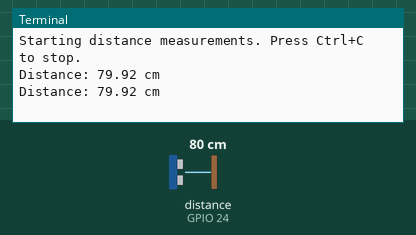
This program was run on a simulated Raspberry Pi (BCM pin numbers). Shown: the last lines printed to the terminal. Inputs (shaded band) come from the test bench; at power-on: distance to the obstacle (sensor on GPIO 24) 80 cm. The echo pulse lasts 58.3 µs per cm; the clock reads 2024-03-15 10:24:30 at power-on unless the program sets it.

Above: at 1.2 s.
1.3 s: distance to the obstacle (sensor on GPIO 24) set to 2 cm
At 2.6 s:
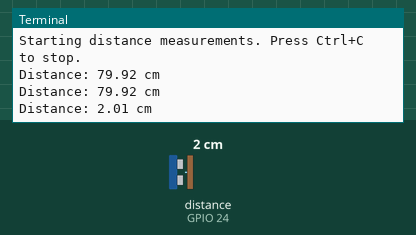
2.8 s: distance to the obstacle (sensor on GPIO 24) set to 4 cm
At 3.7 s:
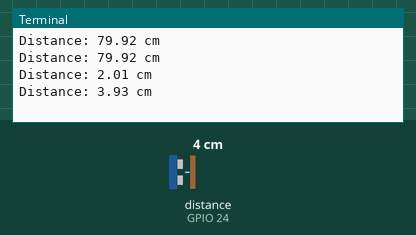
Timing chart, 0 to 5.8 s (numbered marks = the images above; inputs shaded):
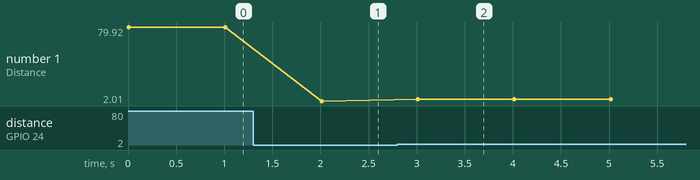

Measured:
- after the input at 1.3 s, the terminal: prints a new line after 0.71 s (image 1)
- after the input at 2.8 s, the terminal: prints a new line after 0.21 s (image 2)
- plotted number 1: 79.92 → 2.01 after the input at 1.3 s, 2.01 → 3.93 after the input at 2.8 s

The program:

ultrasonic_sensor.py
```python
"""
Ultrasonic distance measurement with HC-SR04 on Raspberry Pi.

Usage:
    python ultrasonic_sensor.py --trigger 23 --echo 24 --interval 0.5 --timeout 0.03

Notes:
    - Requires running on a Raspberry Pi with RPi.GPIO installed.
    - Press Ctrl+C to exit cleanly.
"""
import argparse
import time

try:
    import RPi.GPIO as GPIO  # type: ignore
except Exception as e:
    raise SystemExit("This script must run on a Raspberry Pi with RPi.GPIO installed.\n"
                     f"Import error: {e}")

SPEED_OF_SOUND_CM_S = 34300.0  # ~343 m/s

def setup(trigger_pin: int, echo_pin: int) -> None:
    GPIO.setmode(GPIO.BCM)
    GPIO.setup(trigger_pin, GPIO.OUT, initial=GPIO.LOW)
    GPIO.setup(echo_pin, GPIO.IN)

def measure_distance(trigger_pin: int, echo_pin: int, timeout_s: float = 0.03) -> float:
    """Return the measured distance in centimeters.
    timeout_s prevents blocking when no echo is received (e.g., out of range).
    """
    # 10µs trigger pulse
    GPIO.output(trigger_pin, GPIO.HIGH)
    time.sleep(1e-5)
    GPIO.output(trigger_pin, GPIO.LOW)

    start = time.time()
    # Wait for echo to go high
    while GPIO.input(echo_pin) == 0:
        if time.time() - start > timeout_s:
            return float('inf')  # no echo (timeout)
    pulse_start = time.time()

    # Wait for echo to go low
    while GPIO.input(echo_pin) == 1:
        if time.time() - pulse_start > timeout_s:
            return float('inf')  # echo held too long (timeout)
    pulse_end = time.time()

    pulse_duration = pulse_end - pulse_start  # round trip
    distance_cm = (pulse_duration * SPEED_OF_SOUND_CM_S) / 2.0
    return distance_cm

def main() -> None:
    parser = argparse.ArgumentParser(description="Ultrasonic distance measurement (HC-SR04)")
    parser.add_argument("--trigger", type=int, default=23, help="BCM pin for TRIGGER (default: 23)")
    parser.add_argument("--echo", type=int, default=24, help="BCM pin for ECHO (default: 24)")
    parser.add_argument("--interval", type=float, default=1.0, help="Seconds between reads (default: 1.0)")
    parser.add_argument("--timeout", type=float, default=0.03, help="Echo timeout in seconds (default: 0.03)")
    args = parser.parse_args()

    setup(args.trigger, args.echo)
    print("Starting distance measurements. Press Ctrl+C to stop.")
    try:
        while True:
            dist = measure_distance(args.trigger, args.echo, args.timeout)
            if dist == float('inf'):
                print("Distance: -- (timeout)")
            else:
                print(f"Distance: {dist:.2f} cm")
            time.sleep(args.interval)
    except KeyboardInterrupt:
        pass
    finally:
        GPIO.cleanup()

if __name__ == "__main__":
    main()
```
